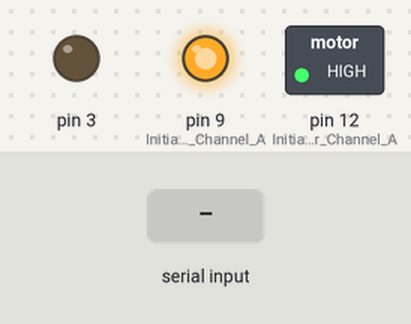
This sketch was run on a simulated Arduino Uno, built with avr-gcc and run on an emulated ATmega328P. On the bench: switched loads named in the sketch (green lamp = pin HIGH), output pins drawn as LEDs (lit = HIGH). Inputs (shaded band) come from the test bench.

Above: at 1.2 s.
1.3 s: "<90,45,200>" received over Serial
At 1.7 s:
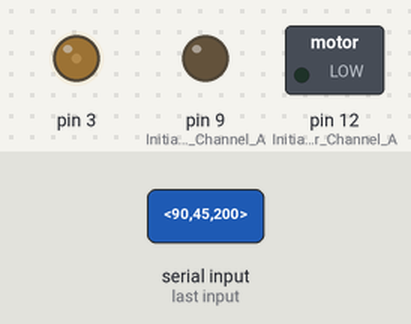
2.8 s: "<30,150,10>" received over Serial
At 4.0 s:
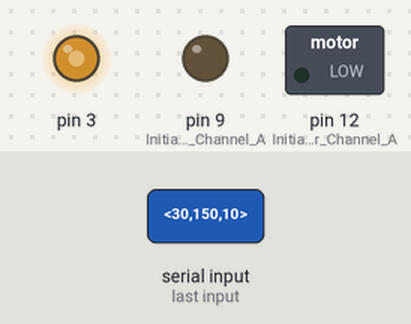
4.3 s: "<90,45>" received over Serial
At 5.1 s:
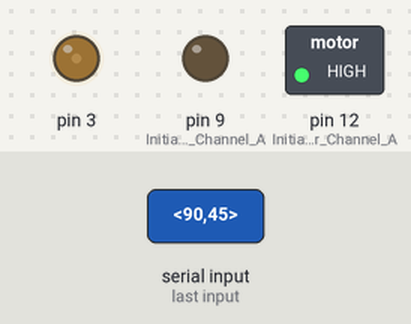
5.8 s: "<30,150>" received over Serial
At 6.2 s:
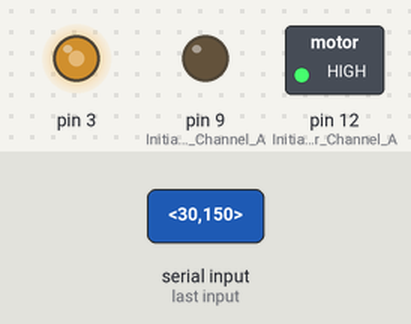
7.3 s: "<1>" received over Serial
At 8.4 s:
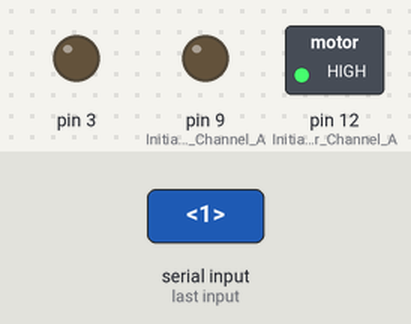
8.8 s: "<1,90>" received over Serial
At 9.7 s:
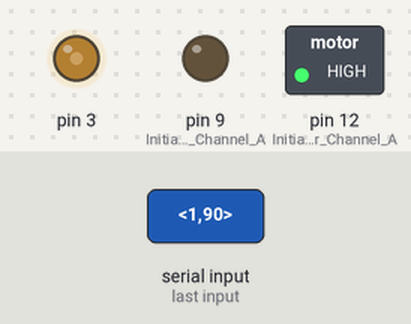
Timing chart, 0 to 11.3 s (numbered marks = the images above; inputs shaded):
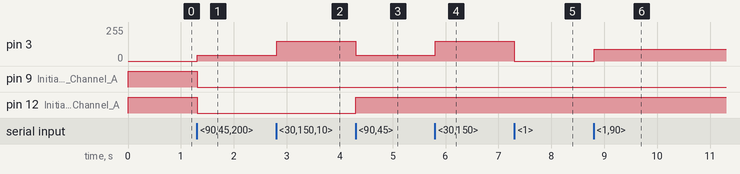

The sketch:

stepper.ino
```cpp
/*
 Name:		stepper.ino
 Created:	02.12.2018 14:15:48
 Author:	Mateusz
*/
#include "motorShieldL298P.h"

Engine engine;
// the setup function runs once when you press reset or power the board
void setup() {
	Serial.begin(9600);

}

// the loop function runs over and over again until power down or reset
void loop() {

	engine.Run();

}
```

motorShieldL298P.cpp
```cpp
#include "motorShieldL298P.h"


Engine::Engine()
{

	pinMode(12, OUTPUT); //Initiates Motor Channel A pin
	pinMode(9, OUTPUT); //Initiates Brake Channel A pin
	start = 0;
	demo = 0;
	pwm = 0;
	dir = 0;

}


Engine::~Engine()
{
}


void Engine::moveSolver(int dir) {

	digitalWrite(9, LOW);   //ENABLE CH A
	digitalWrite(8, HIGH); //DISABLE CH B

	digitalWrite(12, HIGH); //Sets direction of CH A
	analogWrite(3, 255);   //Moves CH A

	delay(delaylegnth);

	digitalWrite(9, HIGH); //DISABLE CH A
	digitalWrite(8, LOW); //ENABLE CH B

	if (dir == 1) {
		digitalWrite(13, LOW);   //Sets direction of CH B
		analogWrite(11, 255);   //Moves CH B
	}
	else {
		digitalWrite(13, HIGH);  //Sets direction of CH B
		analogWrite(11, 255);   //Moves CH B
	}

	delay(delaylegnth);
}

void Engine::Run() {

	getDataFromPC();
	motorMove();

}


void Engine::motorMove() {


	if (start == 0) {
		digitalWrite(9, HIGH);
	}
	else{
		digitalWrite(9, LOW);
		analogWrite(3, pwm);
	}
	if (dir == 0) {
		digitalWrite(12, HIGH);
	}
	else {
		digitalWrite(12, LOW);
	}
	if (demo == 1) {
		Demo();
	}


}

void Engine::getDataFromPC() {

	while (Serial.available() > 0) {

		char x = Serial.read();

		// the order of these IF clauses is significant

		if (x == this->endMarker) {
			this->readInProgress = false;
			this->inputBuffer[this->bytesRecvd] = 0;
			parseData();
		}

		if (this->readInProgress) {
			this->inputBuffer[this->bytesRecvd] = x;
			this->bytesRecvd++;
			if (this->bytesRecvd == this->buffSize) {
				this->bytesRecvd = this->buffSize - 1;
			}
		}

		if (x == this->startMarker) {
			this->bytesRecvd = 0;
			this->readInProgress = true;
		}

		/*if (x == cmdMarker) {
			DataSync();
		}*/
	}
}

// This function split data into its parts
void Engine::parseData() {

	char * strtokIndx; // this is used by strtok() as an index

	strtokIndx = strtok(inputBuffer, ",");
	this->start = atoi(strtokIndx);

	strtokIndx = strtok(NULL, ",");
	this->pwm = atoi(strtokIndx);

	strtokIndx = strtok(NULL, ",");
	this->dir = atoi(strtokIndx);

	strtokIndx = strtok(NULL, ",");
	this->demo = atoi(strtokIndx);
}

void Engine::Demo() {

		//forward @ full speed
		digitalWrite(12, HIGH); //Establishes forward direction of Channel A
		digitalWrite(9, LOW);   //Disengage the Brake for Channel A
		analogWrite(3, 255);   //Spins the motor on Channel A at full speed

		delay(3000);

		digitalWrite(9, HIGH); //Eengage the Brake for Channel A

		delay(1000);

		//backward @ half speed
		digitalWrite(12, LOW); //Establishes backward direction of Channel A
		digitalWrite(9, LOW);   //Disengage the Brake for Channel A
		analogWrite(3, 123);   //Spins the motor on Channel A at half speed

		delay(3000);

		digitalWrite(9, HIGH); //Eengage the Brake for Channel A

		delay(1000);


}

/*void Engine::DataSync() {

	while (Serial.available()) {
		// get the new byte:
		char inChar = (char)Serial.read();
		// add it to the inputString:
		inputString += inChar;
		// if the incoming character is a newline, set a flag
		// so the main loop can do something about it:

		if (inChar == '\n') {
			this->commandString = inputString.substring(1, inputString.length() - 2);
			stringComplete = true;
		}

		if (stringComplete == true) {
			if (commandString.equals("DEMO")) {

				this->demo = 1;
			}


			stringComplete = false;
		}


	}
}*/
```

motorShieldL298P.h
```cpp
#pragma once
#include <Arduino.h>

class Engine
{
private:
	int delaylegnth;
	int start;
	int pwm;
	int dir;
	int demo;
	const byte buffSize = 45;
	char inputBuffer[45];
	const char startMarker = '<';
	const char endMarker = '>';
	const char cmdMarker = '#';
	const char cmdEndMarker = '$';
	byte bytesRecvd = 0;
	boolean readInProgress = false;
	String inputString;         // a string to hold incoming data
	boolean stringComplete = false;  // whether the string is complete
	String commandString;
	int inputValue;

public:
	Engine();
	~Engine();
	void Run();
	void Demo();


private:
	void moveSolver(int);
	void motorMove();
	void getDataFromPC();
	void parseData();
};
```

Measured:
- after the input at 1.3 s, pin 3: 0/255 → 45/255 at once; pin 9 (Initiates_Brake_Channel_A), pin 12 (Initiates_Motor_Channel_A): HIGH → LOW at once
- after the input at 2.8 s, pin 3: 45/255 → 150/255 at once
- after the input at 4.3 s, pin 3: 150/255 → 45/255 at once; pin 12 (Initiates_Motor_Channel_A): LOW → HIGH at once
- after the input at 5.8 s, pin 3: 45/255 → 150/255 at once
- after the input at 7.3 s, pin 3: 150/255 → 0/255 at once
- after the input at 8.8 s, pin 3: 0/255 → 90/255 at once
